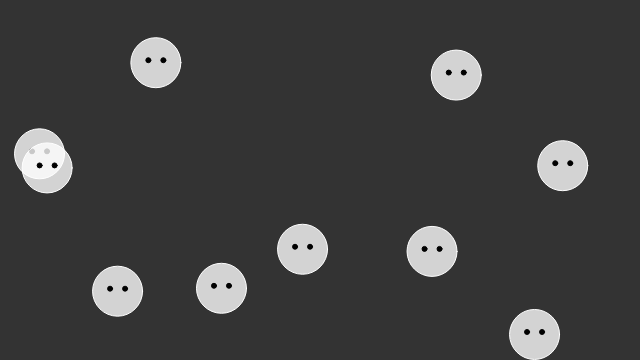
Frame 1 (no input)
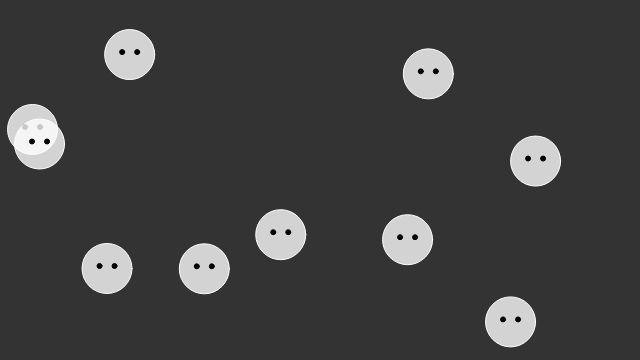
Frame 60 (no input)
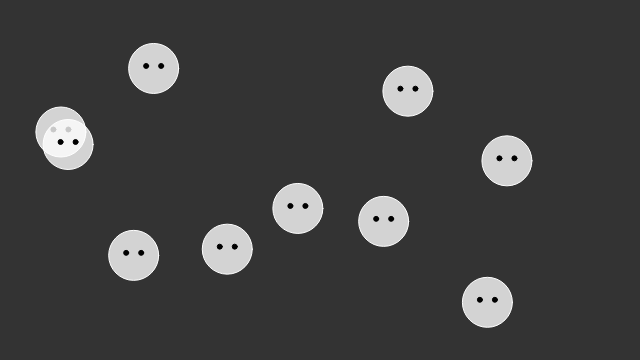
Frame 120 (the mouse pressed at the canvas centre since frame 60)

The p5.js sketch that drew these frames (run headless with seeded random() and noise() and a simulated clock; from frame 60 on, the mouse is pressed at the canvas centre):

// p5.js sketch
// ── sketch.js

var ghosts = [];
var attractor;
var PARTICLE_COUNT = 10;

function setup() {
  createCanvas(640, 360);
  spawnGhosts();
  attractor = new Attractor();
}

function draw() {
  background(51);

  for (var i = 0; i < ghosts.length; i++) {
    attractor = new Attractor();
    var force = attractor.calculateAttraction(ghosts[i]);
    ghosts[i].applyForce(force);
    ghosts[i].update();
    ghosts[i].edges();
    ghosts[i].display();
  }
}

function keyPressed() {
  if (key == ' ') {
    spawnGhosts();
  }
}

function deviceShaken() {
  spawnGhosts();
}

function spawnGhosts() {
  ghosts = [];
  for (var i = 0; i < PARTICLE_COUNT; i++) {
    ghosts.push(new Ghost(random(1, width - 1), random(1, height - 1), 5));
  }
}

// ── attractor.js
var Attractor = function() {
	this.pos = createVector(mouseX, mouseY);
	this.mass = 20;
	this.G = 15;

	this.calculateAttraction = function(p) {
    // Calculate direction of force
    var force = p5.Vector.sub(this.pos, p.pos);
    // Distance between objects
    var distance = force.mag();
    // Artificial constraint
    distance = constrain(distance, 5, 25);
    // Normalize vector (distance doesn't matter here, we just want this vector for direction)
    force.normalize();
    // Calculate gravitional force magnitude
    var strength = (this.G * this.mass * p.mass) / (distance * distance);
    // Get force vector --> magnitude * direction
    force.mult(strength);
    return force;
  }

}


// ── ghost.js
// Daniel Shiffman
// https://www.kadenze.com/courses/the-nature-of-code
// http://natureofcode.com/
// Session 2: Array of Particles, multiple forces

function Ghost(x, y, m) {
  var theta = 0.0;
  var amplitude = random(0.2, 0.3);
  this.pos = createVector(x, y);
  this.mass = m;
  this.acc = createVector(0, 0);

  this.applyForce = function(force) {
    var f = force.copy();
    f.div(this.mass);
    this.acc.add(f);
  }

  this.update = function() {
    theta += random(0.1, 0.2);
    this.vel = createVector(0, sin(theta) * amplitude);
    this.vel.add(this.acc);
    this.pos.add(this.vel);
    this.acc.mult(0);
  }

  this.display = function() {
    fill(255, 200);
    stroke(255);
    ellipse(this.pos.x, this.pos.y, this.mass*10, this.mass*10);
    fill(0);
    stroke(0);
    ellipse(this.pos.x - this.mass/2 - 5, this.pos.y - this.mass/2, this.mass - 10, this.mass - 10);
    ellipse(this.pos.x + this.mass/2 + 5, this.pos.y - this.mass/2, this.mass - 10, this.mass - 10)
  }

  this.edges = function() {
    if (this.pos.y > height) {
      this.vel.y *= -1;
      this.pos.y = height;
    }

    if (this.pos.x > width) {
      this.vel.x *= -1;
      this.pos.x = width;
    }

    if (this.pos.x < 0) {
      this.vel.x *= -1;
      this.pos.x = 0;
    }

  }
}
